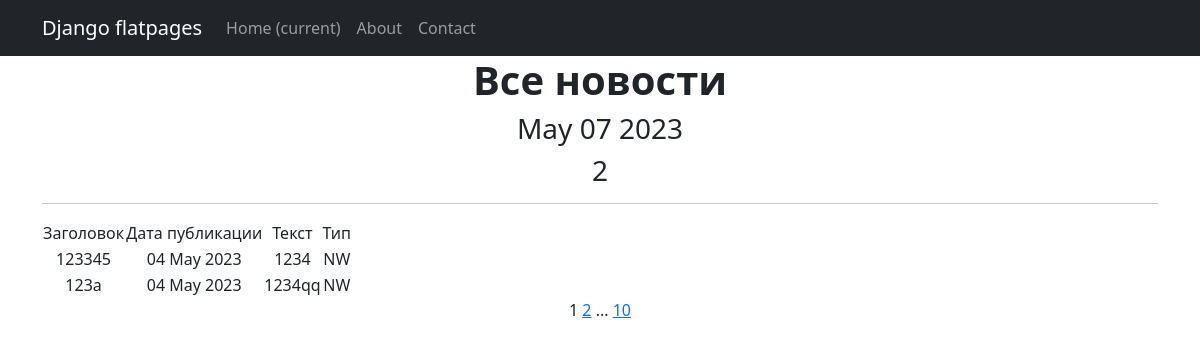
Page /news/ on the committed database.
### NewsPortal/models.py (models this page shows, shortened)
class Post(models.Model):
    author = models.ForeignKey(Author, on_delete=models.CASCADE)
    type = models.CharField(max_length=7, choices=TYPE, default=news)
    time_in = models.DateTimeField(auto_now_add=True)
    categories = models.ManyToManyField(Category, through='PostCategory')
    title = models.CharField(max_length=255)
    text = models.TextField()
    rating = models.IntegerField(default=0)

### NewsPortal/views.py (the view)
# urls.py: path('', PostList.as_view(), name='post_list'),
class PostList(ListView):
    model = Post
    ordering = 'title'
    template_name = 'news.html'
    context_object_name = 'news'
    paginate_by = 2

### NewsPortal/templatetags/custom_tags.py (called while the page is built)
@register.simple_tag()
def current_time(format_string='%b %d %Y'):
    return datetime.utcnow().strftime(format_string)

### templates/news.html (shortened to what this page needs)
{% extends 'flatpages/default.html' %}
{% load custom_filters %}
{% load custom_tags %}
{% block content %}
<h1><b> Все новости </b></h1>
<h3> {% current_time '%b %d %Y' %}</h3>
<h3> {{ news|length }}</h3>
<hr>
    {% if news %}
        <table>
            <tr>
                <td> Заголовок</td>
                <td> Дата публикации </td>
                <td> Текст </td>
                <td> Тип </td>
            </tr>
            {% for post in news %}
            <tr>
                <td> {{ post.title }} </td>
                <td> {{ post.time_in|date:'d M Y' }} </td>
                <td> {{ post.text|truncatewords:15 }} </td>
                <td> {{ post.type }} </td>
            </tr>
            {% endfor %}
        </table>
    {% else %}
        <h2> Нет новостей! </h2>
    {% endif %}
   {{ page_obj.number }}
   {% if page_obj.has_next %}
       <a href="?page={{ page_obj.next_page_number }}">{{ page_obj.next_page_number }}</a>
       {% if paginator.num_pages != page_obj.next_page_number %}
           ...
           <a href="?page={{ page_obj.paginator.num_pages }}">{{ page_obj.paginator.num_pages }}</a>
       {% endif %}
   {% endif %}
{% endblock content %}

### rows in the picture
Post: title "123345", time_in "04 May 2023", text "1234", type "NW"
Post: title "123a", time_in "04 May 2023", text "1234qq", type "NW"

### other values in the picture
{{ news|length }} "2"
{{ page_obj.number }} "1"
{{ page_obj.next_page_number }} "2"
{{ page_obj.paginator.num_pages }} "10"
